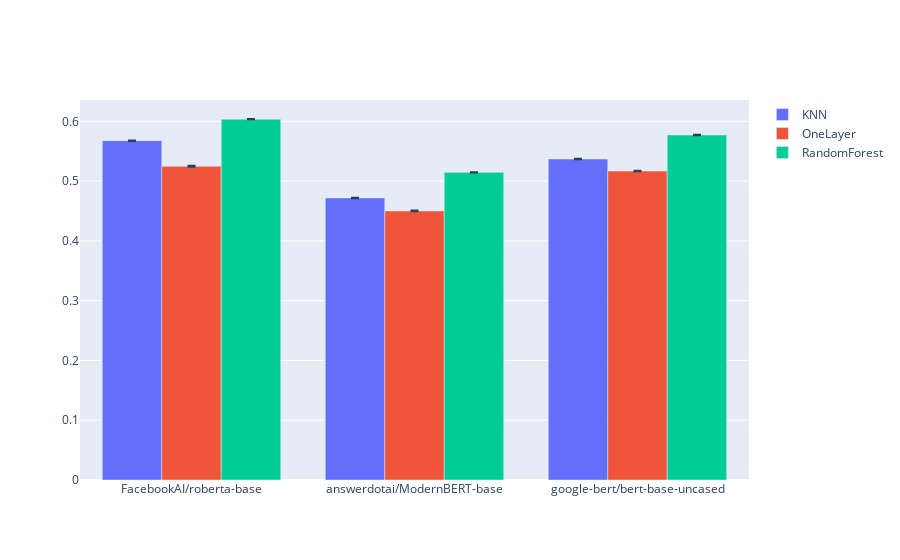

The cell this chart's notebook holds for it:
### Code cell
fig

### Figure 1 — Plotly figure (JSON) as saved in the notebook; plotly's stock layout.template omitted (floating-point values rounded to 4 significant figures)
{"data": [{"error_y": {"array": [0.0004254, 0.0004441, 0.0005349], "type": "data"}, "name": "KNN", "type": "bar", "x": ["FacebookAI/roberta-base", "answerdotai/ModernBERT-base", "google-bert/bert-base-uncased"], "y": [0.5676, 0.4719, 0.5369]}, {"error_y": {"array": [0.0006627, 0.0006645, 0.0005121], "type": "data"}, "name": "OneLayer", "type": "bar", "x": ["FacebookAI/roberta-base", "answerdotai/ModernBERT-base", "google-bert/bert-base-uncased"], "y": [0.5248, 0.4501, 0.5168]}, {"error_y": {"array": [0.0003034, 0.0003318, 0.0003521], "type": "data"}, "name": "RandomForest", "type": "bar", "x": ["FacebookAI/roberta-base", "answerdotai/ModernBERT-base", "google-bert/bert-base-uncased"], "y": [0.6036, 0.5146, 0.577]}], "layout": {}}
